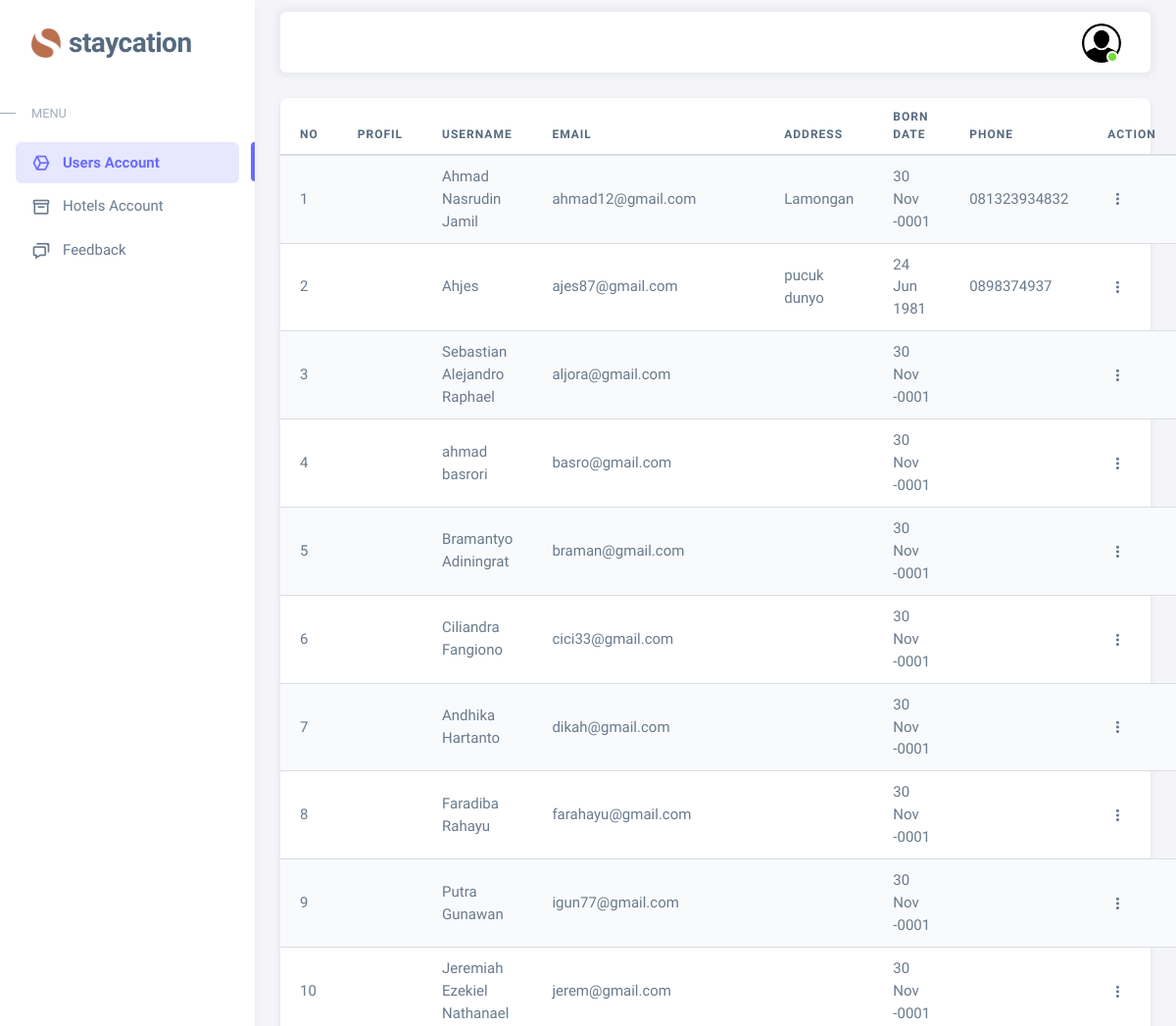
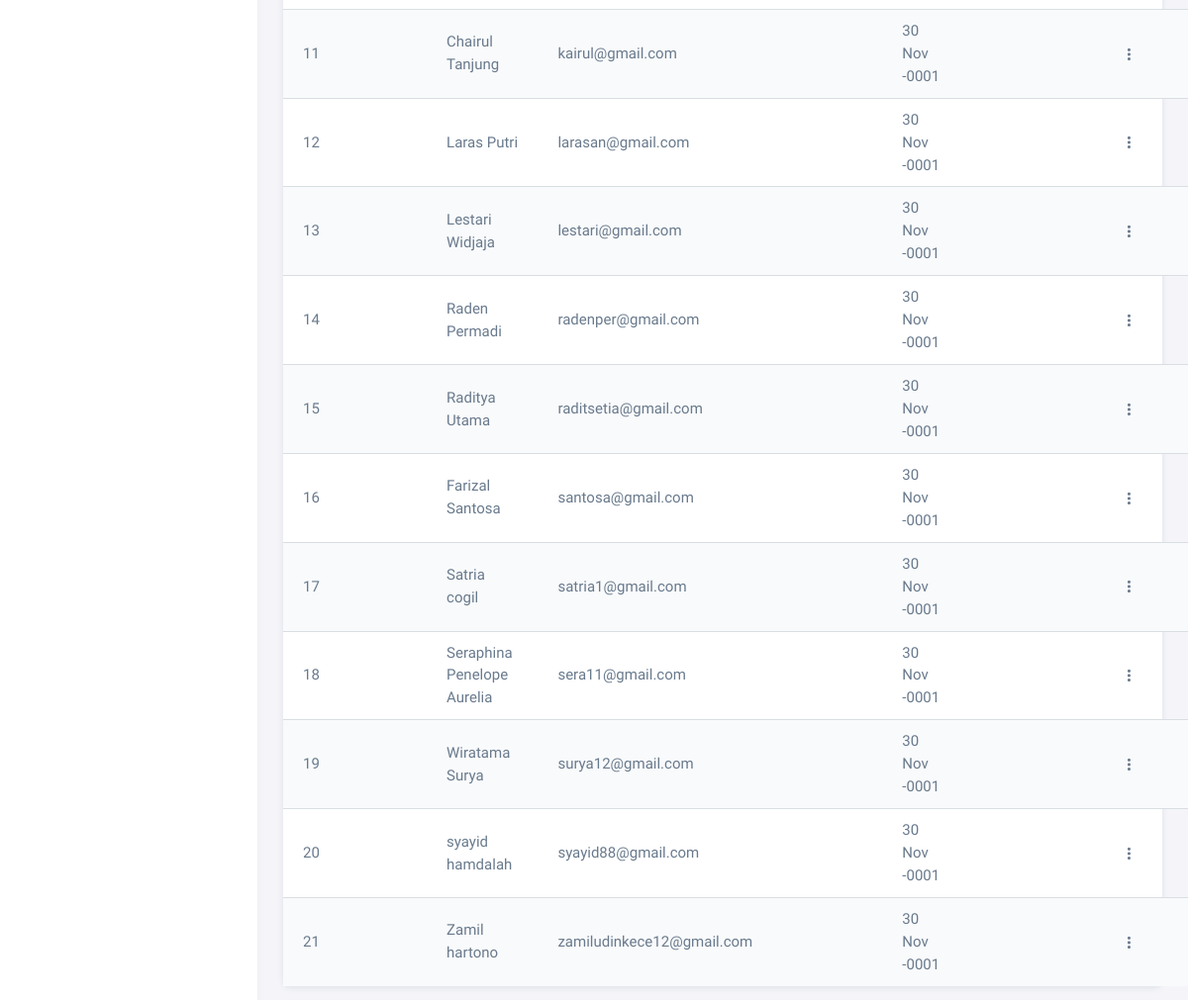
Page /dashboard/admin/admin.php on the committed database (2 pictures, top to bottom).
### tables this page shows
CREATE TABLE `tamu` (
  `EMAIL_TAMU` varchar(40) NOT NULL,
  `PASSWORD` varchar(255) NOT NULL,
  `NAMA_TAMU` varchar(50) NOT NULL,
  `ALAMAT` varchar(50) NOT NULL,
  `NO_TELEPON_TAMU` varchar(15) NOT NULL,
  `TANGGAL_LAHIR` date NOT NULL,
  `FOTO` varchar(255) NOT NULL
);

### dashboard/admin/admin.php (the view, shortened to what this page needs)
<?php
  include '../../controller/koneksi.php';
  include '../../partials/header-admin.php'
?>
    <div class="content-wrapper">
      <div class="container-xxl flex-grow-1 container-p-y">
        <div class="card mb-4">
          <table class="table table-striped">
            <thead>
              <tr>
                <th>no</th>
                <th>Profil</th>
                <th>Username</th>
                <th>Email</th>
                <th>Address</th>
                <th>Born Date</th>
                <th>phone</th>
                <th>action</th>
              </tr>
            </thead>
            <tbody class="table-border-bottom-0">
            <?php
            $query = "SELECT * FROM tamu";
            $result = $koneksi->query($query);
            if ($result->num_rows > 0) {
                $counter = 1;
                while ($row = $result->fetch_assoc()) {
                ?>
                <tr>
                    <td><?php echo $counter; ?> </td>
                    <td><?php echo $row['FOTO']; ?></td>
                    <td><?php echo $row['NAMA_TAMU']; ?></td>
                    <td><?php echo $row['EMAIL_TAMU']; ?></td>
                    <td><?php echo $row['ALAMAT']; ?></td>
                    <td><?php echo date('d M Y', strtotime($row["TANGGAL_LAHIR"]))?></td>
                    <td><?php echo $row['NO_TELEPON_TAMU']; ?></td>
                    <td>
                        <div class="dropdown">
                            <button type="button" class="btn p-0 dropdown-toggle hide-arrow" data-bs-toggle="dropdown">
                                <i class="bx bx-dots-vertical-rounded"></i>
                            </button>
                        </div>
                    </td>
                </tr>
                <?php
                    $counter++;
                }
            } else {
                echo '<tr><td colspan="9">Tidak ada data pemesanan.</td></tr>';
            }
            ?>
            </tbody>
          </table>
        </div>
    </div>
<?php
    include '../../partials/footer-hotel.php'
?>

### rows in the picture
tamu: NAMA_TAMU "Ahmad Nasrudin Jamil", EMAIL_TAMU "ahmad12@gmail.com", ALAMAT "Lamongan", TANGGAL_LAHIR "30 Nov -0001", NO_TELEPON_TAMU "081323934832"
tamu: NAMA_TAMU "Ahjes", EMAIL_TAMU "ajes87@gmail.com", ALAMAT "pucuk dunyo", TANGGAL_LAHIR "24 Jun 1981", NO_TELEPON_TAMU "0898374937"
tamu: NAMA_TAMU "Sebastian Alejandro Raphael", EMAIL_TAMU "aljora@gmail.com", TANGGAL_LAHIR "30 Nov -0001"
tamu: NAMA_TAMU "ahmad basrori", EMAIL_TAMU "basro@gmail.com", TANGGAL_LAHIR "30 Nov -0001"
tamu: NAMA_TAMU "Bramantyo Adiningrat", EMAIL_TAMU "braman@gmail.com", TANGGAL_LAHIR "30 Nov -0001"
tamu: NAMA_TAMU "Ciliandra Fangiono", EMAIL_TAMU "cici33@gmail.com", TANGGAL_LAHIR "30 Nov -0001"
tamu: NAMA_TAMU "Andhika Hartanto", EMAIL_TAMU "dikah@gmail.com", TANGGAL_LAHIR "30 Nov -0001"
tamu: NAMA_TAMU "Faradiba Rahayu", EMAIL_TAMU "farahayu@gmail.com", TANGGAL_LAHIR "30 Nov -0001"
tamu: NAMA_TAMU "Putra Gunawan", EMAIL_TAMU "igun77@gmail.com", TANGGAL_LAHIR "30 Nov -0001"
tamu: NAMA_TAMU "Jeremiah Ezekiel Nathanael", EMAIL_TAMU "jerem@gmail.com", TANGGAL_LAHIR "30 Nov -0001"
tamu: NAMA_TAMU "Chairul Tanjung", EMAIL_TAMU "kairul@gmail.com", TANGGAL_LAHIR "30 Nov -0001"
tamu: NAMA_TAMU "Laras Putri", EMAIL_TAMU "larasan@gmail.com", TANGGAL_LAHIR "30 Nov -0001"
tamu: NAMA_TAMU "Lestari Widjaja", EMAIL_TAMU "lestari@gmail.com", TANGGAL_LAHIR "30 Nov -0001"
tamu: NAMA_TAMU "Raden Permadi", EMAIL_TAMU "radenper@gmail.com", TANGGAL_LAHIR "30 Nov -0001"
tamu: NAMA_TAMU "Raditya Utama", EMAIL_TAMU "raditsetia@gmail.com", TANGGAL_LAHIR "30 Nov -0001"
tamu: NAMA_TAMU "Farizal Santosa", EMAIL_TAMU "santosa@gmail.com", TANGGAL_LAHIR "30 Nov -0001"
tamu: NAMA_TAMU "Satria cogil", EMAIL_TAMU "satria1@gmail.com", TANGGAL_LAHIR "30 Nov -0001"
tamu: NAMA_TAMU "Seraphina Penelope Aurelia", EMAIL_TAMU "sera11@gmail.com", TANGGAL_LAHIR "30 Nov -0001"
tamu: NAMA_TAMU "Wiratama Surya", EMAIL_TAMU "surya12@gmail.com", TANGGAL_LAHIR "30 Nov -0001"
tamu: NAMA_TAMU "syayid hamdalah", EMAIL_TAMU "syayid88@gmail.com", TANGGAL_LAHIR "30 Nov -0001"
tamu: NAMA_TAMU "Zamil hartono", EMAIL_TAMU "zamiludinkece12@gmail.com", TANGGAL_LAHIR "30 Nov -0001"
